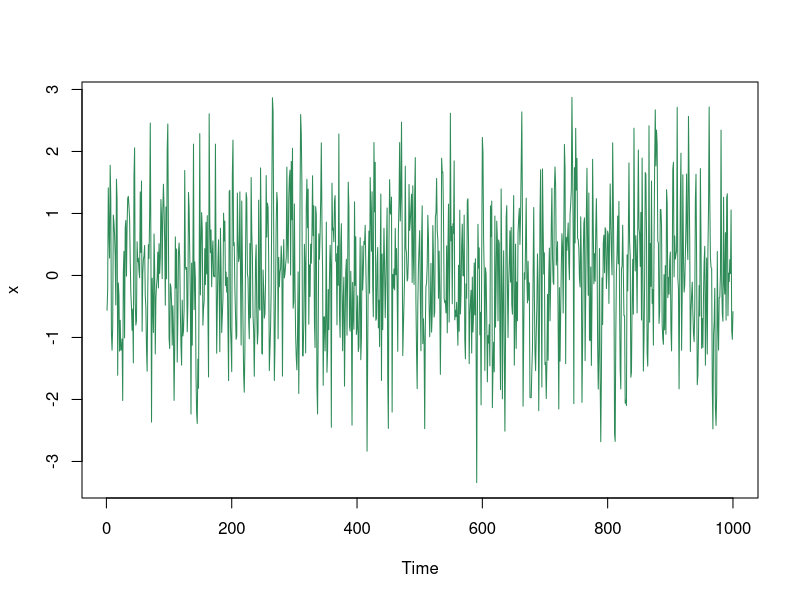

Here is the R script that generated this plot:
### MA(2)モデルのシミュレーション
set.seed(123)
n <- 1000            # 時系列の長さ
b <- c(0.438, 0.078) # MAの係数
epsilon <- rnorm(n)
x0 <- epsilon[1:2]   # 初期値は(epsilon1, epsilon2)
## for文で生成する方法
x <- ts(double(n))
x[1:2] <- x0
for(i in 3:n) x[i] <- b %*% epsilon[i-1:2] + epsilon[i]
plot(x, col="seagreen")
## 関数filterを使う方法 
y <- ts(filter(epsilon, filter=c(1,b), method="c",
               sides=1)) # sides=1は過去の方向のみ行う
y[1:2] <- x0 # 初期値の書き換え (計算できないのでNA)
sum(abs(x - y)) # ほぼ0 (数値計算上の問題)
